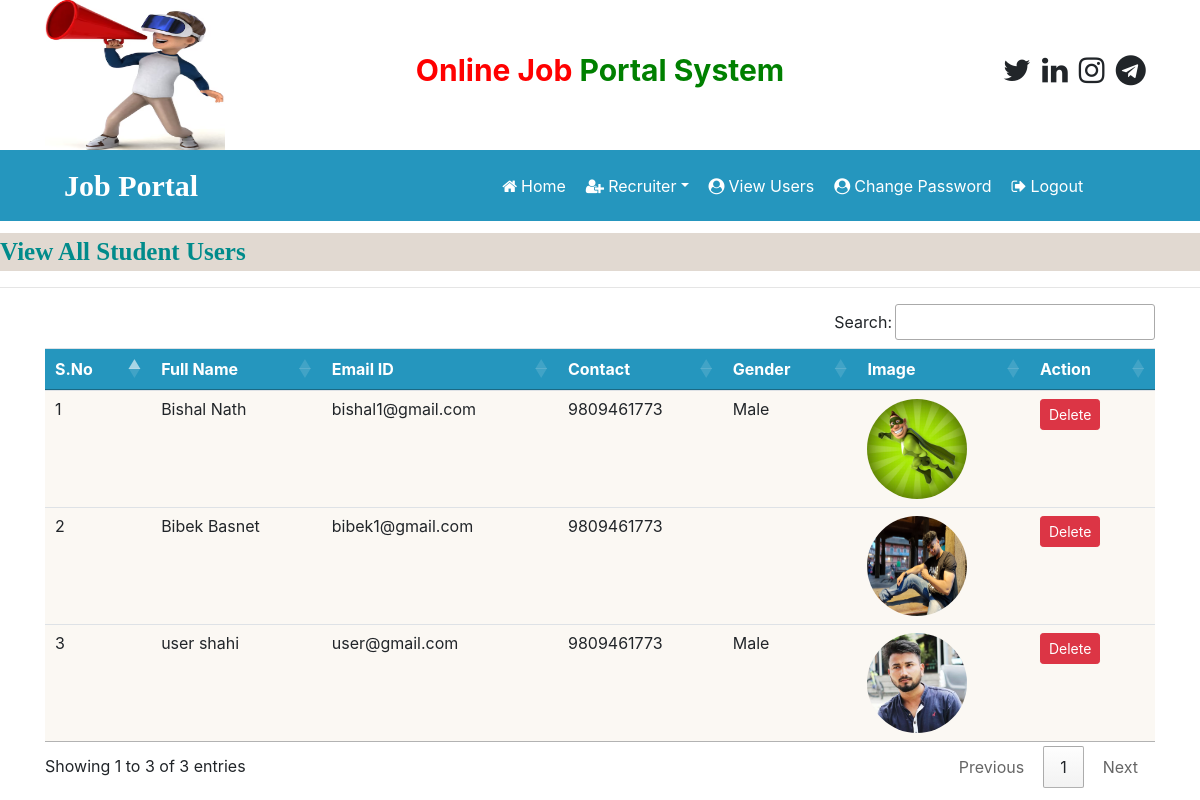
The page /views_users (signed in) on the database its author committed.
### job/models.py (models this page shows, shortened)
class StudentUser(models.Model):
    user = models.ForeignKey(User, on_delete=models.CASCADE)
    mobile = models.CharField(max_length=15,null=True)
    image = models.FileField(null=True)
    gender = models.CharField(max_length=15,null=True)
    type = models.CharField(max_length=15,null=True)

### job/views.py (the view)
# urls.py: path('views_users',view_users,name="view_users"),
def view_users(request):
    if not request.user.is_authenticated:
        return redirect('admin_login')
    data = StudentUser.objects.all()
    d ={'data':data}
    return render(request,'view_users.html',d)

### job/templates/view_users.html
{% load static %}
{% block body %}
{% include 'admin_navigation.html' %}
<marquee style="font-family: 'Monotype Corsiva'; font-size: 25px; color: darkcyan; background-color: #E1D9D1; font-weight:bold; margin-top: 1%">
    View All Student Users
</marquee>
<hr>
<div class="container">
<table  class="table table-hover" id="example">
    <thead>
    <tr style="background-color: #2596be; color:white">
        <th>S.No</th>
        <th>Full Name</th>
        <th>Email ID</th>
        <th>Contact</th>
        <th>Gender</th>
        <th>Image</th>
        <th>Action</th>
    </tr>
    </thead>
    <tbody>
        {% for i in data %}
        <tr style="background-color: #FBF8F3">
            <td>{{forloop.counter}}</td>
            <td>{{i.user.first_name}} {{i.user.last_name}}</td>
            <td>{{i.user.username}}</td>
            <td>{{i.mobile}}</td>
            <td>{{i.gender}}</td>
            <td><img src="{{ i.image.url }}" style="width:100px; height:100px; border-radius:50%"></td>
            <td><a href="{% url 'delete_user' i.user.id %}" class="btn btn-danger btn-sm" onclick="return confirm('Are you sure?')">Delete</a></td>
        </tr>
        {% endfor %}
    </tbody>
</table>
</div>
{% endblock %}

### rows shown on the page
StudentUser: user.first_name "Bishal", user.last_name "Nath", user.username "bishal1@gmail.com", mobile "9809461773", gender "Male", image (picture)
StudentUser: user.first_name "Bibek", user.last_name "Basnet", user.username "bibek1@gmail.com", mobile "9809461773", image (picture)
StudentUser: user.first_name "user", user.last_name "shahi", user.username "user@gmail.com", mobile "9809461773", gender "Male", image (picture)
